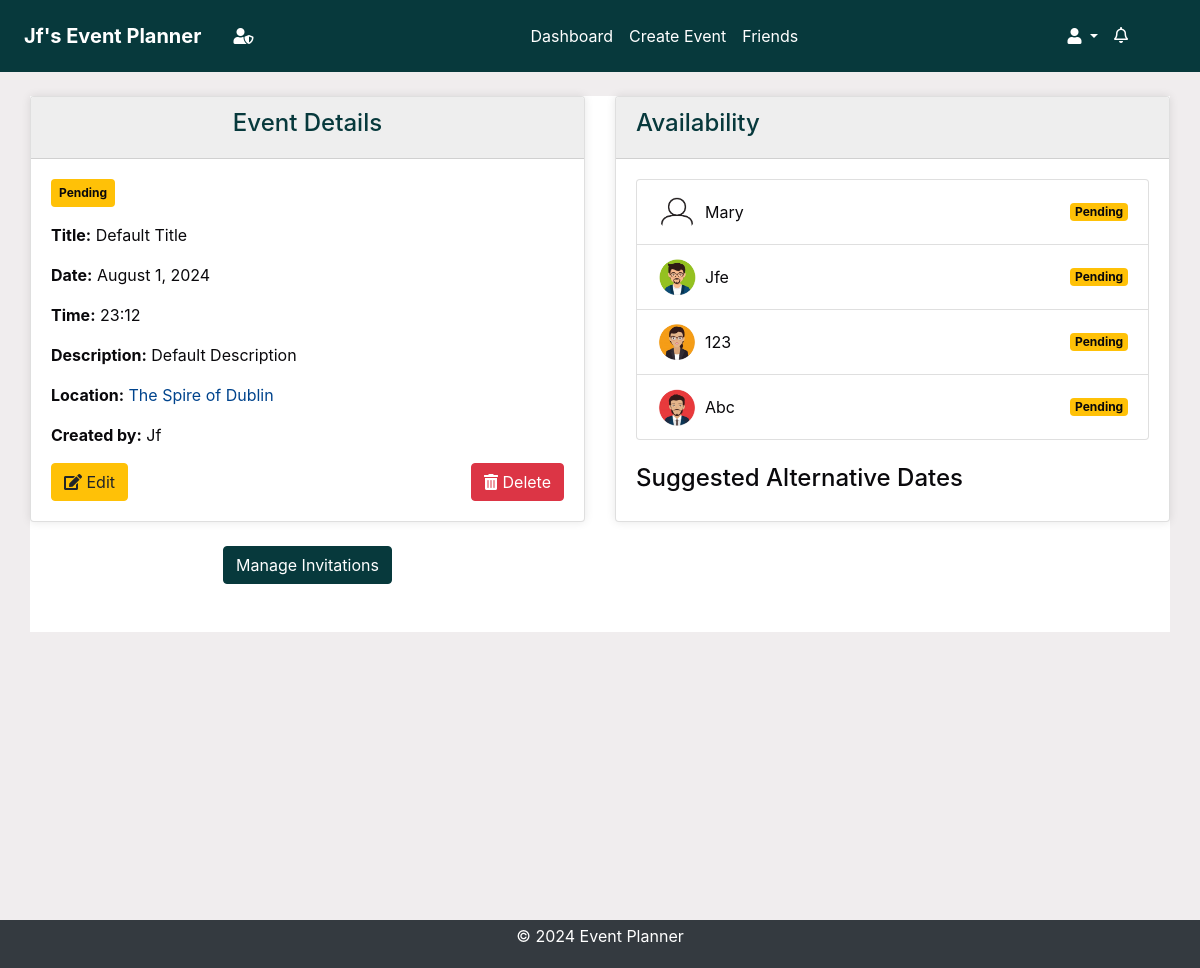
Screenshot of /events/details/312/ (signed in) with the database file from the repository.
### events/models.py (models this page shows, shortened)
class Event(models.Model):
    STATUS_CHOICES = [
        ("Pending", "Pending"),
        ("Confirmed", "Confirmed"),
        ("Cancelled", "Cancelled"),
    ]
    title = models.CharField(max_length=100)
    description = models.TextField()
    location = models.CharField(max_length=255)
    created_by = models.ForeignKey(User, on_delete=models.CASCADE)
    proposed_date = models.DateTimeField()
    finalized_date = models.DateTimeField(null=True, blank=True)
    status = models.CharField(
        max_length=20, choices=STATUS_CHOICES, default="Pending"
    )
    created_at = models.DateTimeField(auto_now_add=True)
    updated_at = models.DateTimeField(auto_now=True)

### invitations/models.py (models this page shows, shortened)
class Invitation(models.Model):
    STATUS_CHOICES = [
        ("Pending", "Pending"),
        ("Accepted", "Accepted"),
        ("Declined", "Declined"),
    ]
    event = models.ForeignKey(
        Event, on_delete=models.CASCADE, related_name="invitations"
    )
    user = models.ForeignKey(User, on_delete=models.CASCADE)
    status = models.CharField(
        max_length=20, choices=STATUS_CHOICES, default="Pending"
    )
    suggested_date = models.DateTimeField(null=True, blank=True)
    read = models.BooleanField(default=False)
    created_at = models.DateTimeField(auto_now_add=True)
    updated_at = models.DateTimeField(auto_now=True)

### accounts/models.py (models this page shows, shortened)
class UserProfile(models.Model):
    user = models.OneToOneField(User, on_delete=models.CASCADE)
    profile_picture = models.CharField(max_length=254, default="default.png")
    created_at = models.DateTimeField(auto_now_add=True)
    updated_at = models.DateTimeField(auto_now=True)

### events/views.py (the view, shortened to what this page needs)
# urls.py: path("<int:event_id>/", views.event_details, name="event_details"),
@login_required
def event_details(request, event_id):
    event = get_object_or_404(Event, id=event_id)
    invitations = Invitation.objects.filter(event=event)
    user_invitations = invitations.filter(user=request.user)
    user_invitations.update(read=True)
    Notification.objects.filter(
        event=event, user=request.user, read=False
    ).update(read=True)
    current_date = timezone.now().date()
    current_time = timezone.now().time()
    context = {
        "event": event,
        "invitations": invitations,
        "current_date": current_date,
        "current_time": current_time,
    }
    return render(request, "events/event_details.html", context)

### accounts/context_processors.py (called while the page is built)
def google_api_key(request):
    return {"GOOGLE_API_KEY": os.getenv("GOOGLE_API_KEY")}

### notifications/context_processors.py (called while the page is built)
def notifications(request):
    if request.user.is_authenticated:
        all_unread_notifications = Notification.objects.filter(
            user=request.user, read=False
        ).order_by("-created_at")
        unread_count = all_unread_notifications.count()
        recent_unread_notifications = all_unread_notifications[:8]
        return {
            "recent_unread_notifications": recent_unread_notifications,
            "unread_count": unread_count,
        }
    return {}

### templates/events/event_details.html (shortened to what this page needs)
{% extends 'base.html' %}
{% load static %}
{% block content %}
<div class="container mt-2">
    <div class="row">
        <div class="col-md-6">
            <div class="card">
                <div class="card-header bg-primary text-white text-center">
                    <h4>Event Details</h4>
                </div>
                <div class="card-body">
                    <span class="badge bg-{{ event.status|lower }} mb-3">{{ event.status|capfirst }}</span>
                    <p><strong>Title:</strong> {{ event.title|title }}</p>
                    <p><strong>Date:</strong> {{ event.proposed_date|date:"F j, Y" }}</p>
                    <p><strong>Time:</strong> {{ event.proposed_date|time:"H:i" }}</p>
                    <p><strong>Description:</strong> {{ event.description|capfirst }}</p>
                    <p><strong>Location:</strong> <a href="https://www.google.com/maps/search/?api=1&query={{ event.location }}" target="_blank">{{ event.location|capfirst }}</a></p>
                    <p><strong>Created by:</strong> {{ event.created_by.username|capfirst }}</p>
                    {% if request.user == event.created_by %}
                    <div class="d-flex justify-content-between mt-3">
                        <a href="{% url 'edit_event' event.id %}" class="btn btn-warning"><i class="fas fa-edit"></i> Edit</a>
                        <button class="btn btn-danger delete-btn" data-event-id="{{ event.id }}"><i class="fas fa-trash-alt"></i> Delete</button>
                    </div>
                    {% endif %}
                </div>
            </div>
            {% if request.user == event.created_by %}
            <div class="row mt-4 ">
                <div class="col-md-12 text-center">
                    <a href="{% url 'manage_invitations' event.id %}" class="btn btn-primary mb-5">Manage Invitations</a>
                </div>
            </div>
            {% endif %}
        </div>
        <div class="col-md-6">
            <div class="card">
                <div class="card-header bg-secondary text-white">
                    <h4>Availability</h4>
                </div>
                <div class="card-body">
                    <ul class="list-group">
                        {% for invitation in event.invitations.all %}
                            <li class="list-group-item d-flex justify-content-between align-items-center">
                                <img src="{% static 'images/profile_pictures/' %}{{ invitation.user.userprofile.profile_picture }}" alt="{{ invitation.user.username }}'s profile picture" class="rounded-circle mr-2" style="width: 40px; height: 40px;">
                                <span style="margin-right:auto;"> {{ invitation.user.username|capfirst }} </span>
                                <span class="badge bg-{{ invitation.status|lower }}">{{ invitation.status }}</span>
                            </li>
                        {% empty %}
                            <li class="list-group-item">No invitations sent.</li>
                        {% endfor %}
                    </ul>
                    <h4 class="mt-4">Suggested Alternative Dates</h4>
                </div>
            </div>
        </div>
    </div>
</div>
{% endblock %}

### templates/base.html (shortened to what this page needs)
<!DOCTYPE html>
<html lang="en">
<head>
    {% load static %}
    <link rel="stylesheet" href="https://stackpath.bootstrapcdn.com/bootstrap/4.5.2/css/bootstrap.min.css">
    <link rel="stylesheet" href="{% static 'css/styles.css' %}">
    <link rel="stylesheet" href="https://cdnjs.cloudflare.com/ajax/libs/font-awesome/5.15.4/css/all.min.css">
    <link rel="stylesheet" href="https://cdnjs.cloudflare.com/ajax/libs/fullcalendar/3.10.2/fullcalendar.min.css" />
</head>
<body class="c-app">
    <header class="c-header c-header-light c-header-fixed">
        <nav class="navbar navbar-expand-lg navbar-light">
            {% if user.is_authenticated %}
                <a class="navbar-brand" href="{% url 'dashboard' %}"><strong> {{ user.username|title }}'s Event Planner</strong></a>
            {% else %}
                <a class="navbar-brand" href="{% url 'home' %}"><strong>Event Planner</strong></a>
            {% endif %}
            {% if user.is_superuser %}
            <a class="nav-link" aria-label="Admin Panel"  href="{% url 'admin:index' %}"> <i class="fas fa-user-shield"></i></a>
            {% endif %}
            <div class="collapse navbar-collapse" id="navbarSupportedContent">
                {% if user.is_authenticated %}
                <ul class="navbar-nav mx-auto">
                    <li class="nav-item {% if request.resolver_match.url_name == 'dashboard' %}active{% endif %}">
                        <a class="nav-link" href="{% url 'dashboard' %}">Dashboard</a>
                    </li>
                    <li class="nav-item {% if request.resolver_match.url_name == 'create_event' %}active{% endif %}">
                        <a class="nav-link" href="{% url 'create_event' %}">Create Event</a>
                    </li>
                    <li class="nav-item {% if request.resolver_match.url_name == 'friends_page' %}active{% endif %}">
                        <a class="nav-link" href="{% url 'friends_page' %}">Friends</a>
                    </li>
                    {% endif %}
                </ul>
                {% if user.is_authenticated %}
                <ul class="navbar-nav d-flex">
                    <li class="nav-item dropdown">
                        <a class="nav-link dropdown-toggle" href="#" id="profileLink" role="button" data-toggle="dropdown" aria-haspopup="true" aria-expanded="false">
                            <i class="fas fa-user"></i>
                        </a>
                    </li>
                </ul>
                {% endif %}
            </div>
            {% if user.is_authenticated %}
                <ul class="navbar-nav ml-auto d-flex">
                    <li class="nav-item mr-3">
                        <a class="nav-link" href="#" id="notificationBell" role="button" data-toggle="dropdown" aria-haspopup="true" aria-expanded="false">
                            <i class="fas fa-bell" style="font-weight:100";></i>
                        </a>
                    </li>
                </ul>
            {% endif %}
        </nav>
    </header>
    <main class="c-main">
        <div class="container-fluid">
            <div class="fade-in">
                {% block content %}{% endblock %}
            </div>
        </div>
    </main>
    <footer class="footer py-1">
        <div class="container text-center">
            <p class="text-white">&copy; 2024 Event Planner</p>
        </div>
    </footer>
</body>
</html>

### static/css/styles.css (style rules this page uses)
* { box-sizing: border-box; }
body, html { margin: 0; padding: 0; font-family: var(--font-family-sans-serif); background-color: var(--background); color: var(--text); height: 100%; }
body>main>div>div>div>div>div>p>a, body>main>div>div>div>p>a, div.card-body>p>a { color: var(--blue) !important; }
:root { --primary: #07393c; --secondary: #2C666E; --accent: #90DDF0; --background: #F0EDEE; --text: #0A090C; --heading-bg: #eeeeee; --white: #fff; --gray: #6c757d; --gray-dark: #343a40; --success: #28a745; --info: #17a2b8; --warning: #ffc107; --danger: #dc3545; --light: #f8f9fa; --dark: #343a40; --blue: #00448d !important; --breakpoint-xs: 0; --breakpoint-sm: 576px; --breakpoint-md: 768px; --breakpoint-lg: 992px; --breakpoint-xl: 1200px; --font-family-sans-serif: -apple-system, BlinkMacSystemFont, "Segoe UI", Roboto, "Helvetica Neue", Arial, "Noto Sans", sans-serif, "Apple Color Emoji", "Segoe UI Emoji", "Segoe UI Symbol", "Noto Color Emoji"; --font-family-monospace: SFMono-Regular, Menlo, Monaco, Consolas, "Liberation Mono", "Courier New", monospace; }
.container-fluid { display: flex; flex-direction: column; min-height: 100vh; }
.row { flex: 1; display: flex; }
.bg-primary { background-color: var(--primary) !important; }
.bg-secondary { background-color: var(--secondary) !important; }
.btn-primary { background-color: var(--primary) !important; border-color: var(--primary) !important; }
header { background-color: var(--primary) !important; color: var(--white) !important; padding: .5rem !important; margin-bottom: 1rem !important; }
header a, header .navbar-brand, header .nav-link { color: var(--white) !important; }
.card-header { background-color: var(--heading-bg) !important; color: var(--primary) !important; }
footer { background-color: var(--dark) !important; color: var(--white) !important; padding: 1px 0px !important; padding-top: 0 !important; padding-bottom: 0 !important; margin-top: 2rem !important; text-align: center !important; margin-top: auto; }
.add-btn, .delete-btn, .edit-btn, .invite-btn { margin: 0; }
body>main>div>div>div.container { background-color: var(--white); padding: 2rem; box-shadow: 0 0 10px rgba(0, 0, 0, .5); }
.card-body>span { padding: .5rem; }
.bg-maybe, .bg-pending { background-color: var(--warning) !important; }
.card { box-shadow: 0 0 10px rgba(0, 0, 0, .1); min-height: 50%; }
.navbar-nav.mx-auto { flex: 1; justify-content: center; }
#notificationBell { margin-right: auto; display: flex; justify-content: flex-end; }
body>main>div>div>div.container { padding: 0rem; box-shadow: none; }

### rows the page displays
Event: status "Pending", title "Default Title", proposed_date "August 1, 2024", proposed_date "23:12", description "Default Description", location "The Spire of Dublin", created_by.username "Jf"
Invitation: user.userprofile.profile_picture (placeholder picture), user.username "Mary", status "Pending"
Invitation: user.userprofile.profile_picture (picture), user.username "Jfe", status "Pending"
Invitation: user.userprofile.profile_picture (picture), user.username "123", status "Pending"
Invitation: user.userprofile.profile_picture (picture), user.username "Abc", status "Pending"

### other values shown
{{ user.username|title }} "Jf"
